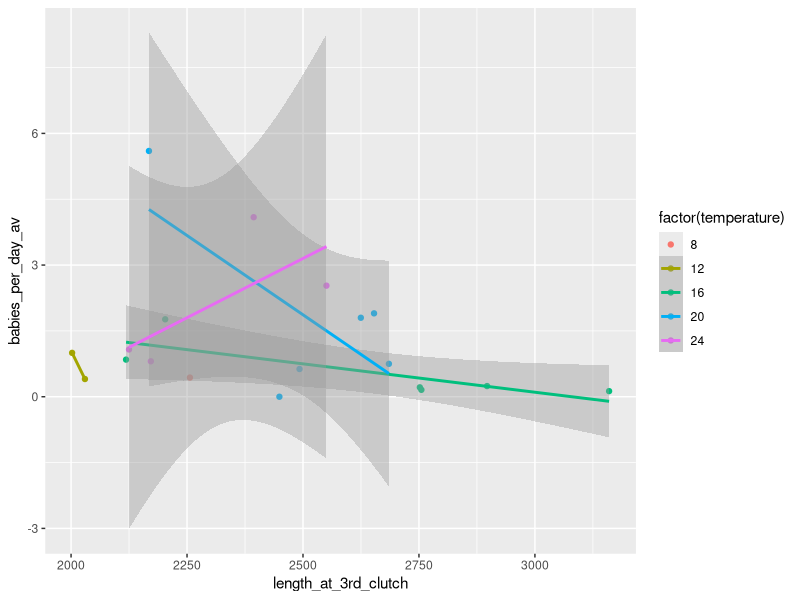

The R source for this figure:
library(tidyverse)
library(lubridate)


data3 <- read_csv("data-processed/data3.csv")


data3 %>% 
	mutate(clutch3_age = interval(date_of_birth_m_d_y, date_of_3rd_clutch)/ddays(1)) %>% 
	mutate(clutch1_data = ifelse(!is.na(size_of_first_clutch), 1, 0)) %>% 
	mutate(clutch2_data = ifelse(!is.na(size_of_2nd_clutch), 1, 0)) %>% 
	mutate(clutch3_data = ifelse(!is.na(size_of_3rd_clutch), 1, 0)) %>% 
	mutate(size_of_first_clutch = ifelse(is.na(size_of_first_clutch), 0, size_of_first_clutch)) %>% 
	mutate(size_of_2nd_clutch = ifelse(is.na(size_of_2nd_clutch), 0, size_of_2nd_clutch)) %>% 
	mutate(size_of_3rd_clutch = ifelse(is.na(size_of_3rd_clutch), 0, size_of_3rd_clutch)) %>% 
	mutate(total_clutch_data = rowSums(.[26:28])) %>% 
	mutate(average_clutch_size = (size_of_first_clutch + size_of_2nd_clutch + size_of_3rd_clutch)/total_clutch_data) %>% 
	mutate(total_clutch_size = average_clutch_size*3) %>% 
	mutate(babies_per_day_av = total_clutch_size/clutch3_age) %>% 
	# ggplot(aes(x = temperature, y = clutch3_age)) + geom_point()
	# filter(!is.na(size_of_first_clutch), !is.na(size_of_2nd_clutch), !is.na(size_of_3rd_clutch)) %>% 
	mutate(total_babies = size_of_first_clutch + size_of_2nd_clutch + size_of_3rd_clutch) %>% 
	mutate(babies_per_day = total_babies/clutch3_age) %>% 
	ggplot(aes(x = length_at_3rd_clutch, y = babies_per_day_av, color = factor(temperature))) + geom_point() +
	geom_smooth(method = "lm")
